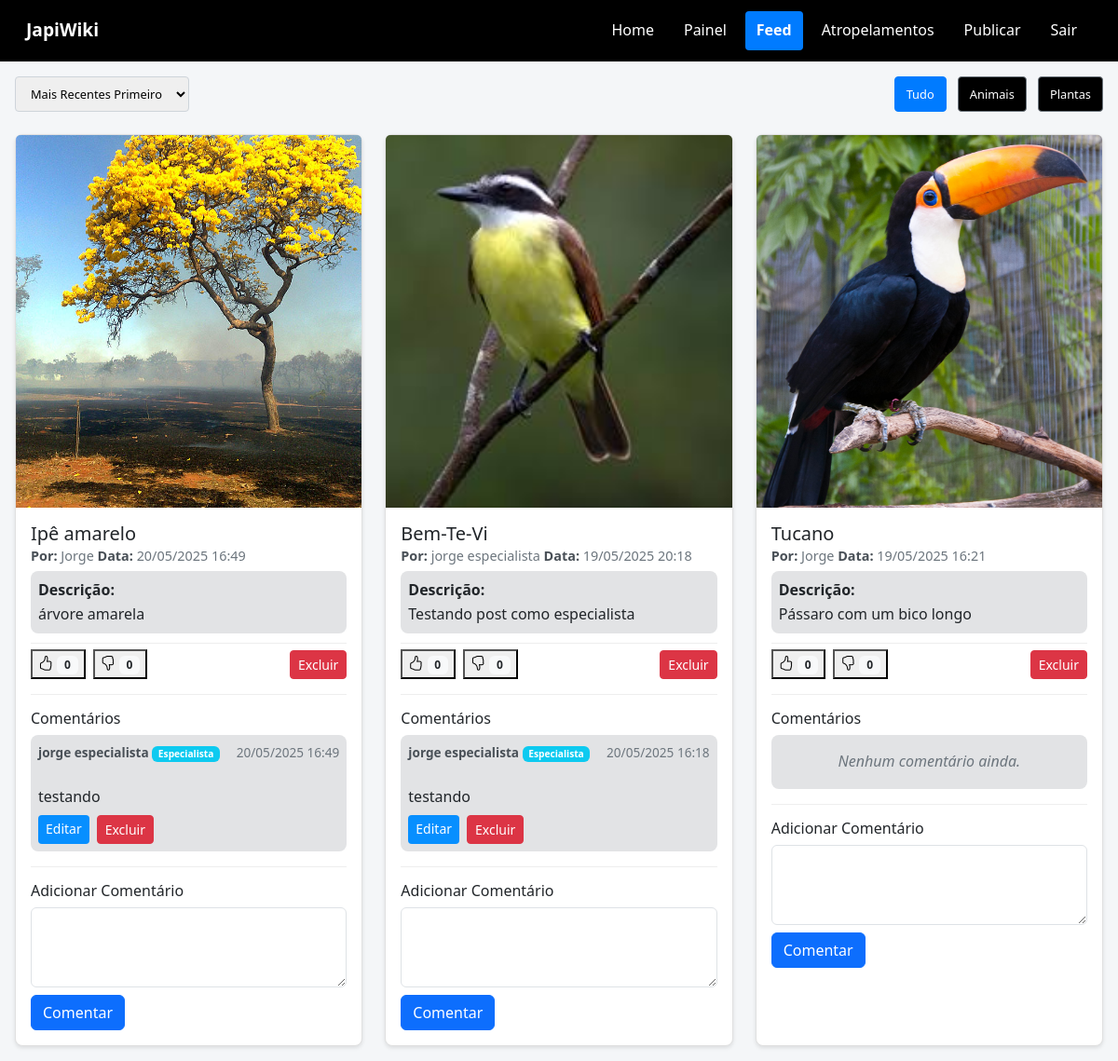
Page /feed_user.php (signed in) on the earlier database version.
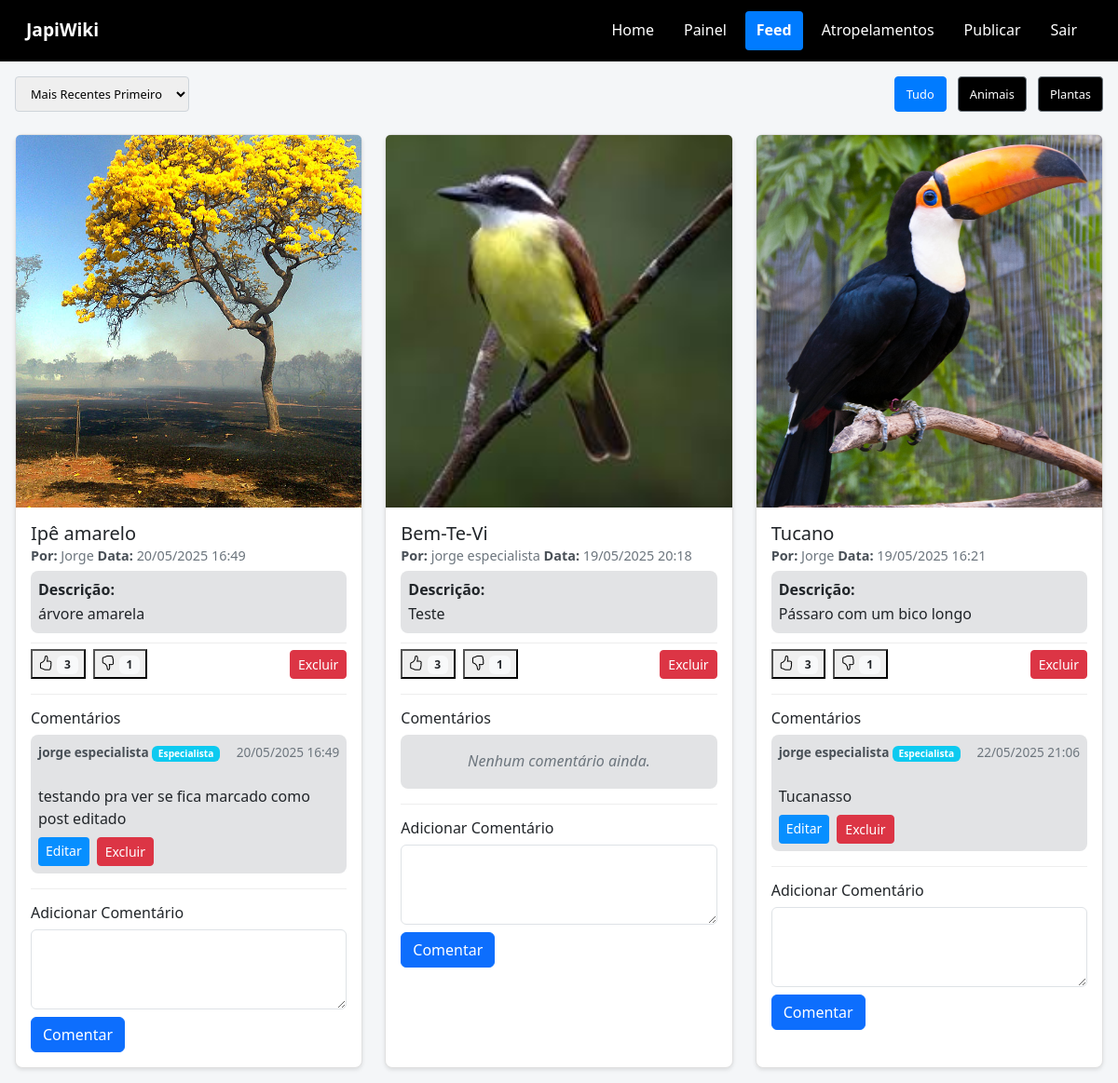
Same page on the later database version.
### tables this page shows
CREATE TABLE `publicacoes` (
  `id` int(11) NOT NULL,
  `especie` varchar(255) NOT NULL,
  `foto` varchar(255) NOT NULL,
  `usuario_id` int(11) NOT NULL,
  `data_publicacao` datetime DEFAULT current_timestamp(),
  `titulo` varchar(255) DEFAULT NULL,
  `descricao` text DEFAULT NULL,
  `caminho_foto` varchar(255) DEFAULT NULL,
  `atropelamento` tinyint(1) DEFAULT 0,
  `categoria` varchar(50) DEFAULT NULL,
  `tipo_especifico` varchar(100) DEFAULT NULL,
  `sub_categoria` varchar(100) DEFAULT NULL
);

CREATE TABLE `usuarios` (
  `id` int(11) NOT NULL,
  `nome` varchar(100) NOT NULL,
  `email` varchar(100) NOT NULL,
  `senha` varchar(255) NOT NULL,
  `cargo` enum('user','especialista','admin') DEFAULT 'user',
  `token_senha` varchar(64) DEFAULT NULL,
  `token_expiracao` datetime DEFAULT NULL
);

CREATE TABLE `comentarios` (
  `id` int(11) NOT NULL,
  `publicacao_id` int(11) NOT NULL,
  `tipo_publicacao` varchar(50) DEFAULT 'publicacao',
  `usuario_id` int(11) NOT NULL,
  `comentario` text NOT NULL,
  `texto` text NOT NULL,
  `data_comentario` datetime DEFAULT current_timestamp()
);

### feed_user.php (the view, shortened to what this page needs)
<?php
include 'conexao.php';
$painel_voltar = 'painel_usuario.php';
if (isset($_SESSION['cargo'])) {
    if ($_SESSION['cargo'] === 'admin') {
        $painel_voltar = 'admin.php';
    } elseif ($_SESSION['cargo'] === 'especialista') {
        $painel_voltar = 'painel_especialista.php';
    }
}
$cargo_usuario = $_SESSION['cargo'] ?? 'user';
$pode_interagir = ($cargo_usuario === 'especialista' || $cargo_usuario === 'admin' || $cargo_usuario === 'user');
$pode_comentar = ($cargo_usuario === 'especialista' || $cargo_usuario === 'admin');
$ordem = $_GET['ordem'] ?? 'DESC';
$ordem_sql = ($ordem === 'ASC') ? 'ASC' : 'DESC';
$filtro = $_GET['filtro'] ?? 'tudo';
$where_filtro = '';
$stmt = $conn->prepare("
    SELECT p.*, u.nome, u.id as usuario_id,
    (SELECT COUNT(*) FROM interacoes WHERE publicacao_id = p.id AND tipo = 'like') AS likes,
    (SELECT COUNT(*) FROM interacoes WHERE publicacao_id = p.id AND tipo = 'dislike') AS dislikes,
    (SELECT tipo FROM interacoes WHERE publicacao_id = p.id AND usuario_id = ?) AS minha_interacao
    FROM publicacoes p
    JOIN usuarios u ON p.usuario_id = u.id
    WHERE 1 $where_filtro
    ORDER BY p.data_publicacao $ordem_sql");
$stmt->bind_param("i", $_SESSION['usuario_id']);
$stmt->execute();
$resultado = $stmt->get_result();
?>
<!DOCTYPE html>
<html lang="pt-br">
<head>
    <link href="https://cdn.jsdelivr.net/npm/bootstrap@5.3.0/dist/css/bootstrap.min.css" rel="stylesheet">
    <link href="css/feed.css" rel="stylesheet">
    <link rel="stylesheet" href="https://cdn.jsdelivr.net/npm/bootstrap-icons@1.11.1/font/bootstrap-icons.css">
</head>
<body>
    <nav id="japi-navbar" class="navbar navbar-expand-lg">
        <div class="container-fluid">
            <a class="navbar-brand" href="#">JapiWiki</a>
            <div class="navbar-nav">
                <a class="nav-link" href="home.html">Home</a>
                <a class="nav-link" href="<?= $painel_voltar ?>">Painel</a>
                <a class="nav-link active" href="feed_user.php">Feed</a>
                <a class="nav-link" href="feed_atropelamentos.php">Atropelamentos</a>
                <a class="nav-link" href="publicar.php">Publicar</a>
                <a class="nav-link" href="logout.php">Sair</a>
            </div>
        </div>
    </nav>
    <div class="feed-container">
        <div class="order-filter-container">
            <div class="order-select-container">
                <select class="order-select" onchange="window.location.href='feed_user.php?ordem=' + this.value + '&filtro=<?= $filtro ?>'">
                    <option value="DESC" <?= ($ordem === 'DESC') ? 'selected' : '' ?>>Mais Recentes Primeiro</option>
                </select>
            </div>
            <div class="filter-buttons-container">
                <button class="filter-button <?= ($filtro === 'tudo' ? 'active' : '') ?>" onclick="window.location.href='feed_user.php?filtro=tudo&ordem=<?= $ordem ?>'">Tudo</button>
                <button class="filter-button <?= ($filtro === 'animal' ? 'active' : '') ?>" onclick="window.location.href='feed_user.php?filtro=animal&ordem=<?= $ordem ?>'">Animais</button>
                <button class="filter-button <?= ($filtro === 'planta' ? 'active' : '') ?>" onclick="window.location.href='feed_user.php?filtro=planta&ordem=<?= $ordem ?>'">Plantas</button>
            </div>
        </div>
        <?php while ($pub = $resultado->fetch_assoc()): ?>
            <div class="card">
                <?php
                $nome_arquivo = basename($pub['caminho_foto']);
                $caminho_imagem = "fotos/" . $nome_arquivo;
                ?>
                <div class="card-img-container">
                    <?php if (file_exists(__DIR__ . "/" . $caminho_imagem)): ?>
                        <img src="<?= $caminho_imagem ?>" class="card-img-top" alt="<?= htmlspecialchars($pub['titulo'] ?? '') ?>">
                    <?php else: ?>
                        <div class="bg-secondary text-white p-5 text-center">
                            Imagem não encontrada
                        </div>
                    <?php endif; ?>
                </div>
                <div class="card-body">
                    <h5 class="card-title"><?= htmlspecialchars($pub['titulo'] ?? '') ?></h5>
                    <div class="post-info">
                        <strong>Por:</strong> <?= htmlspecialchars($pub['nome'] ?? 'Desconhecido') ?>
                        <strong>Data:</strong> <?= date('d/m/Y H:i', strtotime($pub['data_publicacao'] ?? '')) ?>
                    </div>
                    <div class="description-container">
                        <p class="card-text"><strong>Descrição:</strong><br>
                        <?= nl2br(htmlspecialchars($pub['descricao'] ?? '')) ?></p>
                    </div>
                    <div class="card-actions">
                        <div class="btn-group" role="group">
                            <button class="like-button <?= ($pode_interagir ? '' : 'disabled-interact') ?> <?= ($pub['minha_interacao'] === 'like' ? 'like-active' : '') ?>"
                                    data-publicacao-id="<?= $pub['id'] ?>" data-tipo="like" <?= ($pode_interagir ? '' : 'disabled') ?>>
                                <i class="bi bi-hand-thumbs-up"></i> <span class="badge bg-light text-dark like-count-<?= $pub['id'] ?>"><?= $pub['likes'] ?></span>
                            </button>
                            <button class="dislike-button <?= ($pode_interagir ? '' : 'disabled-interact') ?> <?= ($pub['minha_interacao'] === 'dislike' ? 'dislike-active' : '') ?>"
                                    data-publicacao-id="<?= $pub['id'] ?>" data-tipo="dislike" <?= ($pode_interagir ? '' : 'disabled') ?>>
                                <i class="bi bi-hand-thumbs-down"></i> <span class="badge bg-light text-dark dislike-count-<?= $pub['id'] ?>"><?= $pub['dislikes'] ?></span>
                            </button>
                        </div>
                        <?php if ($_SESSION['cargo'] === 'admin' || $_SESSION['usuario_id'] === $pub['usuario_id']): ?>
                            <a href="delete.php?id=<?= $pub['id'] ?>&tipo=publicacao" class="btn btn-danger btn-sm ms-auto"
                            onclick="return confirm('Tem certeza que deseja excluir esta publicação?')">
                                Excluir
                            </a>
                        <?php endif; ?>
                    </div>
                    <div class="comment-section">
                        <h6>Comentários</h6>
                        <?php
                        $stmt_comentarios = $conn->prepare("
                            SELECT c.*, u.nome, u.cargo
                            FROM comentarios c
                            JOIN usuarios u ON c.usuario_id = u.id
                            WHERE c.publicacao_id = ? AND c.tipo_publicacao = 'publicacao'
                            ORDER BY c.data_comentario ASC
                        ");
                        $stmt_comentarios->bind_param("i", $pub['id']);
                        $stmt_comentarios->execute();
                        $comentarios = $stmt_comentarios->get_result();
                        if ($comentarios->num_rows > 0):
                            while ($comentario = $comentarios->fetch_assoc()): ?>
                                <div class="comment">
                                    <div class="comment-header">
                                        <span class="comment-author">
                                            <?= htmlspecialchars($comentario['nome']) ?>
                                            <?php if ($comentario['cargo'] === 'especialista'): ?>
                                                <span class="badge bg-info">Especialista</span>
                                            <?php elseif ($comentario['cargo'] === 'admin'): ?>
                                                <span class="badge bg-danger">Admin</span>
                                            <?php endif; ?>
                                        </span>
                                        <span class="comment-date">
                                            <?= date('d/m/Y H:i', strtotime($comentario['data_comentario'])) ?>
                                        </span>
                                    </div>
                                    <div class="comment-content">
                                        <?= nl2br(htmlspecialchars($comentario['comentario'])) ?>
                                    </div>
                                    <?php if ($_SESSION['cargo'] === 'admin' || $_SESSION['usuario_id'] === $comentario['usuario_id']): ?>
                                        <div class="comment-actions mt-2">
                                            <a href="editar_comentario.php?comentario_id=<?= $comentario['id'] ?>&tipo_publicacao=publicacao" class="btn btn-edit btn-sm">Editar</a>
                                            <a href="delete.php?comentario_id=<?= $comentario['id'] ?>&tipo=publicacao_comentario" class="btn btn-danger btn-sm" onclick="return confirm('Tem certeza que deseja excluir este comentário?')">Excluir</a>
                                        </div>
                                    <?php endif; ?>
                                </div>
                            <?php endwhile;
                        else: ?>
                            <div class="no-comments">Nenhum comentário ainda.</div>
                        <?php endif; ?>
                    </div>
                    <?php if ($pode_comentar): ?>
                        <div class="comment-form mt-3">
                            <h6>Adicionar Comentário</h6>
                            <form method="POST" action="">
                                <textarea name="comentario" rows="3" class="form-control mb-2" required></textarea>
                                <button type="submit" class="btn btn-primary">Comentar</button>
                            </form>
                        </div>
                    <?php endif; ?>
                </div>
            </div>
        <?php endwhile; ?>
    </div>
</body>
</html>

### css/feed.css (style rules this page uses)
body { margin: 0; padding: 0; font-family: 'Segoe UI', Tahoma, Geneva, Verdana, sans-serif; background-color: #f4f6f8; color: #333; line-height: 1.6; }
#japi-navbar { background-color: black !important; padding: 0.75rem 1rem !important; }
#japi-navbar .navbar-nav .nav-link { color: white !important; padding: 0.5rem 0.75rem !important; margin: 0 0.25rem !important; border-radius: 0.25rem !important; transition: all 0.3s ease !important; }
#japi-navbar .navbar-nav .nav-link.active { background-color: #007bff !important; color: white !important; font-weight: bold !important; }
#japi-navbar .navbar-brand { color: white !important; font-weight: bold !important; font-size: 1.2rem !important; }
.feed-container { max-width: 1200px; margin: 1rem auto; padding: 0 1rem; display: grid; grid-template-columns: repeat(auto-fill, minmax(350px, 1fr)); gap: 1.5rem; align-items: stretch; }
.card { border: 1px solid #e0e0e0; border-radius: 0.5rem; box-shadow: 0 2px 4px rgba(0, 0, 0, 0.1); transition: all 0.3s ease; background-color: #fff; display: flex; flex-direction: column; height: 100%; }
.card-img-container { height: 400px; display: flex; justify-content: center; background-color: #f8f9fa; border-top-left-radius: 0.5rem; border-top-right-radius: 0.5rem; }
.card-img-top { max-height: 100%; max-width: 100%; object-fit: cover; object-position: center; }
.card-body { display: flex; flex-direction: column; flex-grow: 1; }
.card-title { font-size: 1.25rem; margin-bottom: 0; color: #212529; }
.post-info { font-size: 0.9rem; color: #6c757d; }
.post-info strong { color: #495057; }
.description-container { margin-top: 5px; max-height: 150px; overflow-y: auto; background-color: #E2E3E5 !important; border-radius: 0.5rem; padding: 0.5rem; }
.card-text { line-height: 1.6; margin-bottom: 0; }
.card-actions { margin-top: 10px; display: flex; justify-content: space-between; align-items: center; padding-top: 6px; border-top: 1px solid #eee; }
.btn-group { gap: 0.5rem; }
.comment-section { max-height: 200px; overflow-y: auto; margin-top: 1rem; padding-top: 1rem; border-top: 1px solid #eee; }
.comment { background-color: #E2E3E5 !important; border-radius: 0.5rem; padding: 0.5rem; }
.comment-header { display: flex; justify-content: space-between; font-size: 0.85rem; }
.comment-author { font-weight: bold; color: #495057; }
.comment-date { color: #6c757d; }
.comment-content { line-height: 1.5; white-space: pre-line; }
.comment-actions { display: flex; gap: 0.5rem; margin-top: 0.5rem; }
.no-comments { font-style: italic; color: #6c757d; text-align: center; background-color: #E2E3E5; border-radius: 0.5rem; padding: 1rem; }
.comment-form { margin-top: 1rem; padding-top: 1rem; border-top: 1px solid #eee; }
.order-filter-container { display: flex; justify-content: space-between; align-items: center; grid-column: 1 / -1; }
.filter-button { padding: 0.5rem 0.75rem; border-radius: 0.25rem; border: 1px solid #6c757d; background-color: black; color: white; font-size: 0.8rem; cursor: pointer; margin-left: 0.5rem; }
.filter-button.active { background-color: #007bff; border-color: #007bff; }
@media (max-width: 1200px) { .feed-container { grid-template-columns: repeat(auto-fill, minmax(300px, 1fr)); } }

### feed_user.php (style rules this page uses)
.order-filter-container { display: flex; justify-content: space-between; align-items: center; }
.order-select { padding: 0.5rem 0.75rem; border-radius: 0.25rem; border: 1px solid #ced4da; font-size: 0.8rem; }
.filter-button { padding: 0.5rem 0.75rem; border-radius: 0.25rem; background-color: black; color: white; font-size: 0.8rem; cursor: pointer; margin-left: 0.5rem; }
.filter-button.active { background-color: #007bff; border-color: #007bff; }
.btn-edit { background-color: rgb(7, 143, 255); color: white; border: none !important; }

Differences in the rows shown:
removed comentarios: usuario.nome "jorge especialista", data_comentario "20/05/2025 16:18", comentario "testando", shown under publicacoes "Bem-Te-Vi"
computed for publicacoes "Ipê amarelo": likes "0" → "3"; dislikes "0" → "1"
changed comentarios: comentario "testando" → "testando pra ver se fica marcado como post editado"
changed publicacoes "Bem-Te-Vi": descricao "Testando post como especialista" → "Teste"; likes "0" → "3"; dislikes "0" → "1"; now shows "Nenhum comentário ainda."
shown differently, row unchanged: publicacoes "Tucano": likes "0" → "3"; dislikes "0" → "1"; no longer shows "Nenhum comentário ainda."
added comentarios: usuario.nome "jorge especialista", data_comentario "22/05/2025 21:06", comentario "Tucanasso", shown under publicacoes "Tucano"
